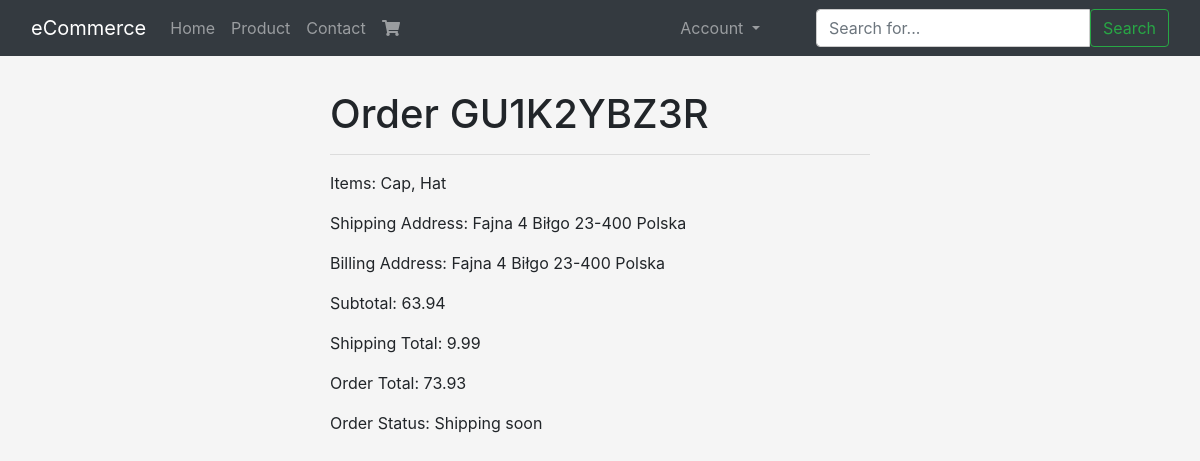
/orders/detail/GU1K2YBZ3R/ (signed in), run on an earlier commit of the app's database.
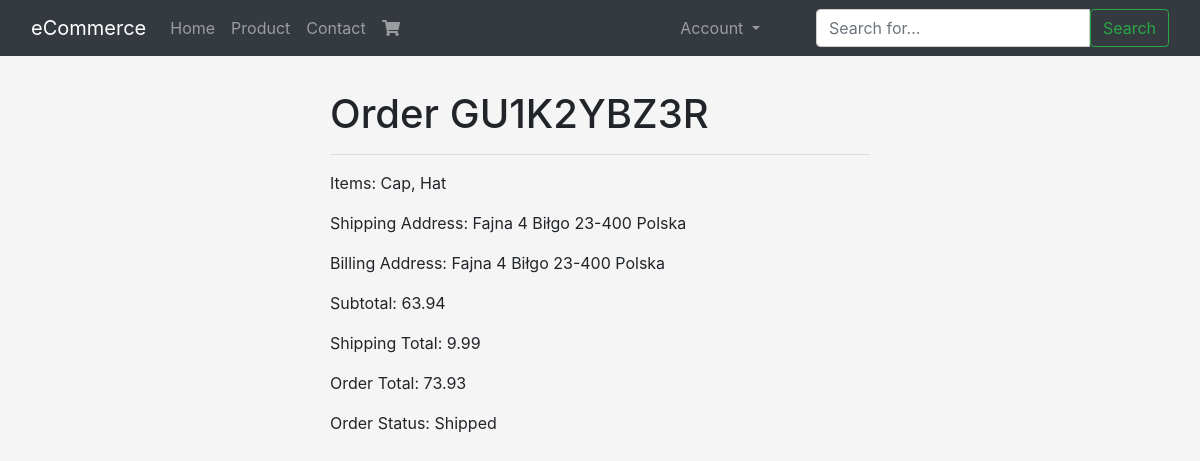
And on a later commit of the database.
### orders/models.py (models this page shows, shortened)
class Order(models.Model):
    ORDER_STATUS_CHOICES = (
        ('CREATED', 'Created'),
        ('SHIPPED', 'Shipped'),
        ('CANCELLED', 'Cancelled'),
        ('PAID', 'Paid')
    )
    order_id = models.CharField(max_length=120, blank=True)
    cart = models.ForeignKey(Cart)
    billing_profile = models.ForeignKey(BillingProfile, null=True, blank=True, related_name='orders')
    shipping_address = models.ForeignKey(Address, related_name='shipping_address', null=True, blank=True)
    billing_address = models.ForeignKey(Address, related_name='billing_address', null=True, blank=True)
    status = models.CharField(max_length=12, choices=ORDER_STATUS_CHOICES, default='CREATED')
    shipping_total = models.DecimalField(default=9.99, max_digits=10, decimal_places=2)
    total = models.DecimalField(default=0.00, max_digits=10, decimal_places=2)
    active = models.BooleanField(default=True)
    timestamp = models.DateTimeField(auto_now_add=True)
    objects = OrderManager()
    class Meta:
        ordering = ['-timestamp']
    def get_status(self):
        if self.status == 'CANCELLED':
            return 'Cancelled'
        elif self.status == 'SHIPPED':
            return 'Shipped'
        else:
            return 'Shipping soon'

### addresses/models.py (models this page shows, shortened)
class Address(models.Model):
    ADDRESS_TYPE = (
        ('billing', 'Billing'),
        ('shipping', 'Shipping'),
    )
    billing_profile = models.ForeignKey(BillingProfile)
    address_type = models.CharField(max_length=120, choices=ADDRESS_TYPE)
    address_line_1 = models.CharField(max_length=120)
    address_line_2 = models.CharField(max_length=120, null=True, blank=True)
    city = models.CharField(max_length=120)
    zip_code = models.CharField(max_length=120)
    country = models.CharField(max_length=120, default='Polska')
    def get_address(self):
        return '{line1}\n{line2}\n{city} {zip_code}\n{country}'.format(
            line1=self.address_line_1,
            line2=self.address_line_2 or "",
            city=self.city,
            zip_code=self.zip_code,
            country=self.country
        )

### carts/models.py (models this page shows, shortened)
class Cart(models.Model):
    user      = models.ForeignKey(User, null=True, blank=True)
    products  = models.ManyToManyField(Product, blank=True)
    total     = models.DecimalField(default=0.00, max_digits=10, decimal_places=2)
    subtotal  = models.DecimalField(default=0.00, max_digits=10, decimal_places=2)
    updated   = models.DateTimeField(auto_now=True)
    timestamp = models.DateTimeField(auto_now_add=True)
    objects = CartManager()

### orders/views.py (the view)
# urls.py: url(r'^detail/(?P<order_id>[0-9a-zA-Z]+)/$', OrderDetailView.as_view(), name='order-detail')
class OrderDetailView(LoginRequiredMixin, DetailView):
    def get_object(self, queryset=None):
        qs = Order.objects.by_request(self.request).filter(order_id=self.kwargs.get('order_id'))
        if qs.count() == 1:
            return qs.first()
        print('http404')
        raise Http404

### billing/models.py (called while the page is built)
    def new_or_get(self, request):
        user = request.user
        guest_email_id = request.session.get('guest_email_id')
        obj = None
        created = False
        if user.is_authenticated():
            obj, created = self.model.objects.get_or_create(user=user, email=user.email)
        elif guest_email_id is not None:
            guest_email_obj = GuestEmail.objects.get(id=guest_email_id)
            obj, created = self.model.objects.get_or_create(email=guest_email_obj.email)
        else:
            pass
        return obj, created

### orders/models.py (called while the page is built)
    def by_request(self, request):
        billing_profile, created = BillingProfile.objects.new_or_get(request)
        return self.filter(billing_profile=billing_profile)

    def get_queryset(self):
        return OrderManagerQuerySet(self.model, using=self._db)

    def by_request(self, request):
        return self.get_queryset().by_request(request)

### products/models.py (called while the page is built)
    def active(self):
        return self.filter(active=True)

    def get_queryset(self):
        return ProductQuerySet(self.model, using=self._db)

    def all(self):
        return self.get_queryset().active()

    def __str__(self):
        return self.title

### orders/templates/orders/order_detail.html
{% extends "base.html" %}
{% block content %}
    <div class='row'>
        <div class='col-12 col-md-6 mx-auto'>
            <h1>Order {{ object.order_id }}</h1>
            <hr/>
        </div>
    </div>
    <div class='row'>
        <div class='col-12 col-md-6 mx-auto'>
            <p>Items: {% for product in object.cart.products.all %}{{ product }}{% if not forloop.last %},
            {% endif %}{% endfor %}</p>
            <p>Shipping Address: {{ object.shipping_address.get_address }}</p>
            <p>Billing Address: {{ object.shipping_address.get_address }}</p>
            <p>Subtotal: {{ object.cart.total }}</p>
            <p>Shipping Total: {{ object.shipping_total }}</p>
            <p>Order Total: {{ object.total }}</p>
            <p>Order Status: {{ object.get_status }}</p>
        </div>
    </div>
{% endblock %}

What changed in the data, as far as the page shows it:
changed Order "GU1K2YBZ3R": get_status "Shipping soon" → "Shipped"
